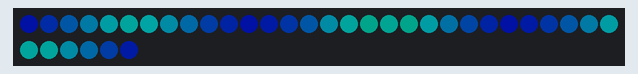
Simulated run of this sketch. Board: Arduino Uno, built with avr-gcc and run on an emulated ATmega328P. On the bench: 36 RGB LEDs in strip order, left to right, continuing on the next row. Dim RGB values are drawn brighter than linear; random numbers use the default seed unless the sketch sets one.

Above: at 0.9 s.
At 5.7 s:
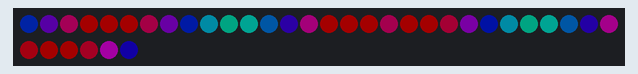
At 10.5 s:
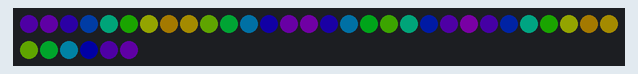
At 19.3 s:
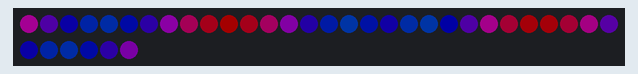
At 29.0 s:
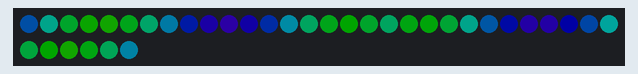
At 38.6 s:
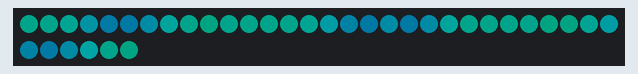

The sketch:

lpd8806_dev_trig_function_space_map.ino
```cpp
#include "LPD8806.h"
#include "SPI.h"
#include "math.h"

//number of leds in the system
const int n = 36;
const int nn = 22;

int x = 0;

int sysdelay = 1;

int dataPin = 11;
int clockPin = 13;

double m1 = 0.2;
double o1 = 3.3;
double c1 = 1;

double m2 = 0.6;
double o2 = 3.1;
double c2 = 3;

double o3 = 2;
double c3 = 1.2;

//the time in ms it takes for a mutation to occur
long time;
int tm1 = 3000;
long tm1count;
int tc1 = 4000;
long tc1count;
int tm2 = 3500;
long tm2count;
int tc2 = 1500;
long tc2count;

//target mutation values
double targetm1;
double targetc1;
double targetm2;
double targetc2;
double targeto3;
double targetcx;
double targetmx;

double stepm1;
double stepc1;
double stepm2;
double stepc2;
double stepo3;
double stepmx;
double stepcx;

double randomnumber;

double cx = 0.5;
double mx = 0.175;

double f1;
double f2;
double f3;

double huearray[n];
double huearrayholder[n];

double hprime;

uint32_t c = 0;

//byte r = 60;
//byte g = 100;
//byte b = 100;
int i;


int wait = 1;

// Set the first variable to the NUMBER of pixels. 32 = 32 pixels in a row
// The LED strips are 32 LEDs per meter but you can extend/cut the strip
LPD8806 strip = LPD8806(n);;

//Declarations for HSV function
float H,S,L,Rval,Gval,Bval;
void HSL(float H, float S, float L, float& Rval, float& Gval, float& Bval);

void setup() {

//    strip.slowmo = true;
//        strip.pause = 20;
  // Start up the LED strip
  strip.begin();

  // Update the strip, to start they are all 'off'
  strip.show();

  Serial.begin(115200);
}


void loop() {

  S=0.99;
  L=0.075;


//  HSL(hprime,S,L,Rval,Gval,Bval);

//  if (Bval <= 0) {Bval = Gval;}
//  Gval = 0;
//  if (Rval < 64) {Rval = 64;}
//  c = strip.Color(Rval/2,Gval/2,Bval/2);

//  time = millis();

x = 0;
for (int ii=0; ii < nn; ii++) {
  if (x == 0) {
    x = 1;

//    randomnumber = random(0, 256);
//    m1 = targetm1;
//    targetm1 = randomnumber / 256;
//    stepm1 = targetm1 - m1;
//    stepm1 = stepm1 / nn;

    randomnumber = random(1, 60);
    m2 = targetm2;
    targetm2 = randomnumber / 100;
    stepm2 = targetm2 - m2;
    stepm2 = stepm2 / nn;

//    randomnumber = random(0, 64);
//    c1 = targetc1;
//    targetc1 = randomnumber / 256;
//    stepc1 = targetc1 - c1;
//    stepc1 = stepc1 / nn;
//

    randomnumber = random(1, 400);
    c2 = targetc2;
    targetc2 = randomnumber / 100;
    stepc2 = targetc2 - c2;
    stepc2 = stepc2 / nn;

    randomnumber = random(1, 600);
    o3 = targeto3;
    targeto3 = randomnumber / 100;
    stepo3 = targeto3 - o3;
    stepo3 = stepo3 / nn;

    randomnumber = random(2, 30);
    mx = targetmx;
    targetmx = randomnumber / 100;
    stepmx = targetmx - mx;
    stepmx = stepmx / nn;

    randomnumber = random(25, 80);
    cx = targetcx;
    targetcx = randomnumber / 100;
    stepcx = targetcx - cx;
    stepcx = stepcx / nn;
  }

//  m1 = m1 + stepm1;


  m2 = m2 + stepm2;
//  c1 = c1 + stepc1;

  c2 = c2 + stepc2;
//  o3 = o3 + 0.2;
  o3 = o3 + stepo3;

  cx = cx + stepcx;
  mx = mx + stepmx;

  for (i=0; i < n; i++) {
    double q = i;

//    double qx = square(q)
    double qx = (q * 0.2) + (log10(q+2) * 0.6);
//    Serial.print(qx);
//    Serial.print(";");
//    f1 = m1*(sin(((qx)+o1)*c1));
    f1 = 0;
    f2 = m2*sin(qx*c2);
    f3 = sin((qx*c3)+o3);
    hprime = ((f1 + f2 + f3) * mx) + cx;
    if (hprime > 1) {hprime = 1;}
    if (hprime < 0) {hprime = 0;}
    huearrayholder[i] = hprime;
//    Serial.print(i);
//    Serial.print(";");
//    Serial.print(ii);
//    Serial.print(";");
//    Serial.print(m1);
//    Serial.print(";");
//    Serial.print(m2);
//    Serial.print(";");
//    Serial.print(c1);
//    Serial.print(";");
//    Serial.print(c2);
//    Serial.print(";");
//    Serial.print(o3);
//    Serial.print(";");
//    Serial.print(f1);
//    Serial.print(";");
//    Serial.print(f2);
//    Serial.print(";");
//    Serial.print(hprime);
//    Serial.println(";");
//    delay(wait);
  }


  for (i=0; i < n/2; i++) {
    huearray[i] = huearrayholder[(n - 1) - (2 * i)];
  }

  for (i=n/2; i < n; i++) {
    huearray[i] = huearrayholder[(i-(n/2))*2];
  }


  for (i=0; i < n; i++) {
//    double neighboravg = (huearray[i+1] + huearray[i-1])/2;
//    if ((neighboravg - huearray[i]) > 0.065) {huearray[i] = neighboravg;}
//    if ((neighboravg - huearray[i]) < -0.065) {huearray[i] = neighboravg;}
      HSL(huearray[i],S,L,Rval,Gval,Bval);
      c = strip.Color(Rval/2,Gval/2,Bval/2);
      strip.setPixelColor(i, c);
  }

  strip.show();

}


//      delay(100);
//  rainbow(100);
//  rainbowCycle(10);
//  Serial.print(hprime);
//  Serial.print(":");
//  Serial.print(Rval);
//  Serial.print(":");
//  Serial.print(Gval);
//  Serial.print(":");
//  Serial.print(Bval);
//  for (i=0; i < n; i++) {
//    Serial.print(huearray[i]);
//    Serial.print(";");
//  }
//  Serial.println("");
  delay(sysdelay);


}

void rainbow(uint8_t wait) {
  int i, j;

  for (j=0; j < 96 * 3; j++) {     // 3 cycles of all 96 colors in the wheel
    for (i=0; i < strip.numPixels(); i++) {
      strip.setPixelColor(i, Wheel( (i + j) % 96));
    }
    strip.show();   // write all the pixels out
    delay(wait);
  }
}

// Slightly different, this one makes the rainbow wheel equally distributed
// along the chain
void rainbowCycle(uint8_t wait) {
  int i, j;

  for (j=0; j < 96 * 5; j++) {     // 5 cycles of all 96 colors in the wheel
    for (i=0; i < strip.numPixels(); i++) {
      // tricky math! we use each pixel as a fraction of the full 96-color wheel
      // (thats the i / strip.numPixels() part)
      // Then add in j which makes the colors go around per pixel
      // the % 96 is to make the wheel cycle around
      strip.setPixelColor(i, Wheel( ((i * 96 / strip.numPixels()) + j) % 96) );
    }
    strip.show();   // write all the pixels out
    delay(wait);
  }
}

// fill the dots one after the other with said color
// good for testing purposes
void colorWipe(uint32_t c, uint8_t wait) {
  int i;

  for (i=0; i < strip.numPixels(); i++) {
      strip.setPixelColor(i, c);
      strip.show();
      delay(wait);
  }
}

// Chase a dot down the strip
// good for testing purposes
void colorChase(uint32_t c, uint8_t wait) {
  int i;

  for (i=0; i < strip.numPixels(); i++) {
    strip.setPixelColor(i, 0);  // turn all pixels off
  }

  for (i=0; i < strip.numPixels(); i++) {
      strip.setPixelColor(i, c);
      if (i == 0) {
        strip.setPixelColor(strip.numPixels()-1, 0);
      } else {
        strip.setPixelColor(i-1, 0);
      }
      strip.show();
      delay(wait);
  }
}

/* Helper functions */

//Input a value 0 to 127 to get a color value.
//The colours are a transition r - g -b - back to r
unsigned int Wheel(byte WheelPos)
{
  byte r,g,b;
  switch(WheelPos >> 5)
  {
    case 0:
      r=31- WheelPos % 32;   //Red down
      g=WheelPos % 32;      // Green up
      b=0;                  //blue off
      break;
    case 1:
      g=31- WheelPos % 32;  //green down
      b=WheelPos % 32;      //blue up
      r=0;                  //red off
      break;
    case 2:
      b=31- WheelPos % 32;  //blue down
      r=WheelPos % 32;      //red up
      g=0;                  //green off
      break;
  }
  return(strip.Color(r,g,b));
}

void HSL(float H, float S, float L, float& Rval, float& Gval, float& Bval)
{
  if (H < 0) {H = 0;}
  else if (H > 1) {
    while (H>1) {H = H - 1;}
  }
  if (S < 0) {S = 0;}
  else if (S > 1) {S = 1;}
  float var_1;
  float var_2;
  float Hu=H+.33;
  float Hd=H-.33;
  if ( S == 0 )                       //HSL from 0 to 1
  {
     Rval = L * 255;                      //RGB results from 0 to 255
     Gval = L * 255;
     Bval = L * 255;
  }
  else
  {
     if ( L < 0.5 )
       var_2 = L * ( 1 + S );
     else
       var_2 = ( L + S ) - ( S * L );

     var_1 = 2 * L - var_2;

     Rval = round(255 * Hue_2_RGB( var_1, var_2, Hu ));
//     Serial.print("Rval:");
//     Serial.println(Hue_2_RGB( var_1, var_2, Hu ));
     Gval = round(255 * Hue_2_RGB( var_1, var_2, H ));
     Bval = round(255 * Hue_2_RGB( var_1, var_2, Hd ));
  }

}

float Hue_2_RGB( float v1, float v2, float vH )             //Function Hue_2_RGB
{
   if ( vH < 0 )
     vH += 1;
   if ( vH > 1 )
     vH -= 1;
   if ( ( 6 * vH ) < 1 )
     return ( v1 + ( v2 - v1 ) * 6 * vH );
   if ( ( 2 * vH ) < 1 )
     return ( v2 );
   if ( ( 3 * vH ) < 2 )
     return ( v1 + ( v2 - v1 ) * (.66-vH) * 6 );
   return ( v1 );
}
```

Measured:
- what the display in image 1 shows lasts 0.8 s, from 5.6 s to 6.4 s
